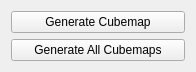
<?xml version="1.0" encoding="UTF-8"?>
<ui version="4.0">
 <class>CEnvironmentProbePanel</class>
 <widget class="QWidget" name="CEnvironmentProbePanel">
  <property name="geometry">
   <rect>
    <x>0</x>
    <y>0</y>
    <width>196</width>
    <height>72</height>
   </rect>
  </property>
  <layout class="QVBoxLayout" name="verticalLayout">
   <item>
    <widget class="QPushButton" name="GENERATECUBEMAPS_BUTTON">
     <property name="text">
      <string>Generate Cubemap</string>
     </property>
    </widget>
   </item>
   <item>
    <widget class="QPushButton" name="GENERATE_ALL_CUBEMAPS_BUTTON">
     <property name="text">
      <string>Generate All Cubemaps</string>
     </property>
    </widget>
   </item>
  </layout>
 </widget>
 <resources/>
 <connections/>
</ui>
